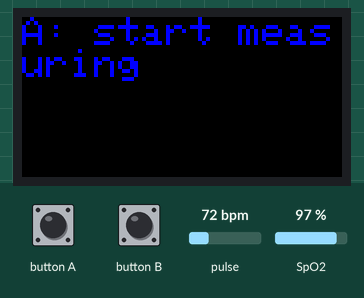
A program run on a simulated ESP32. On the bench: 160×80 colour display. The inputs (shaded band) are chosen by the test bench; at power-on: pulse 72 bpm, SpO2 97 %. What the program prints to the serial monitor is not drawn.

Above: at 1.3 s.
1.4 s: button A pressed for 0.15 s
At 2.6 s:
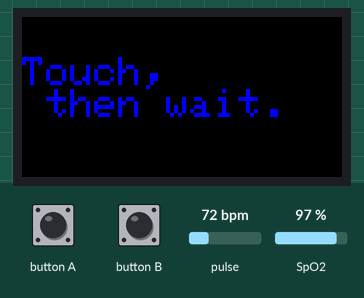
4.5 s: pulse set to 42 bpm
At 5.7 s:
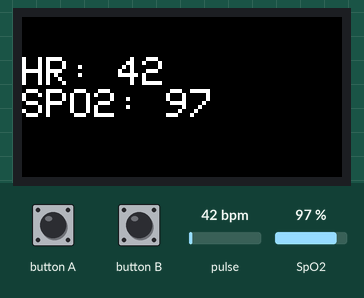
6.0 s: SpO2 set to 80 %
At 7.0 s:
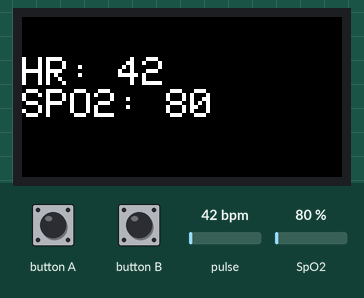
7.5 s: pulse set to 70 bpm
At 8.2 s:
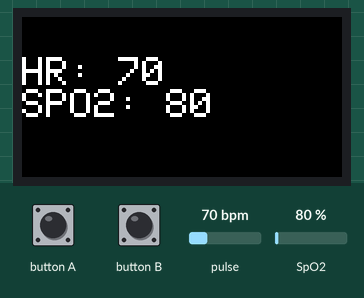
9.0 s: SpO2 set to 85 %
At 9.4 s:
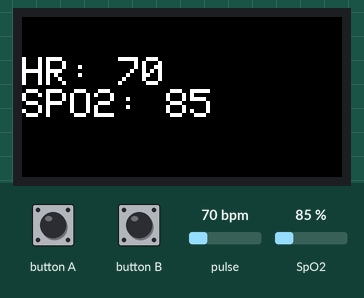
Timing chart, 0 to 11.5 s (numbered marks = the images above; inputs shaded):
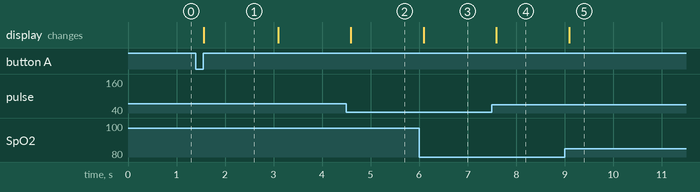

Measured:
- after the input at 1.4 s, the display: changes after 0.16 s (image 1)
- after the input at 4.5 s, the display: changes after 0.09 s (image 2)
- after the input at 6.0 s, the display: changes after 0.09 s (image 3)
- after the input at 7.5 s, the display: changes after 0.09 s (image 4)
- after the input at 9.0 s, the display: changes after 0.09 s (image 5)
- what the display in image 1 shows lasts 1.5 s, from 1.6 s to 3.1 s

The program:

main.cpp
```cpp
#include <M5StickC.h>
#include <MAX30105.h>
#include "spo2_algorithm.h"


MAX30105 particleSensor;

uint32_t irBuffer[50]; //infrared LED sensor data
uint32_t redBuffer[50];  //red LED sensor data

int32_t bufferLength; //data length
int32_t spo2; //SPO2 value
int8_t validSPO2; //indicator to show if the SPO2 calculation is valid
int32_t heartRate; //heart rate value
int8_t validHeartRate; //indicator to show if the heart rate calculation is valid

bool doStart = false; // flag true if sensing should be started

void startSense();
void printToDisplay();

void setup() {
  // put your setup code here, to run once:
  Serial.begin(115200); // to PC via USB

  M5.begin();
  M5.Lcd.setRotation(3);
  M5.Lcd.setTextSize(2);

  if (!particleSensor.begin(Wire, I2C_SPEED_FAST)) //Use default I2C port, 400kHz speed
  {
    M5.Lcd.setTextColor(RED);
    M5.Lcd.println("MAX30105 was not found. Please check wiring/power.");
    while (1);
  }
  M5.Lcd.setTextColor(BLUE);
  particleSensor.shutDown();
  M5.Lcd.println("A: start measuring");
}

void loop() {
  // put your main code here, to run repeatedly:
    M5.update();
  if (doStart) {
    startSense();
  }
  if (M5.BtnA.wasReleased()) {
    particleSensor.begin(Wire, I2C_SPEED_FAST);

    M5.Lcd.fillScreen(TFT_BLACK);
    M5.Lcd.setCursor(0,20);
    M5.Lcd.println("Touch,\n then wait.");

    doStart = true;
  }
}

void startSense()
{
  byte ledBrightness = 55; //Options: 0=Off to 255=50mA
  byte sampleAverage = 4; //Options: 1, 2, 4, 8, 16, 32
  byte ledMode = 2; //Options: 1 = Red only, 2 = Red + IR, 3 = Red + IR + Green
  int sampleRate = 200; //Options: 50, 100, 200, 400, 800, 1000, 1600, 3200
  int pulseWidth = 411; //Options: 69, 118, 215, 411
  int adcRange = 4096; //Options: 2048, 4096, 8192, 16384

  particleSensor.setup(ledBrightness, sampleAverage, ledMode, sampleRate, pulseWidth, adcRange); //Configure sensor with these settings

  bufferLength = 50; //buffer length of 50 stores 4 seconds of samples running at 25sps

  //read the first 50 samples, and determine the signal range
  for (byte i = 0 ; i < bufferLength ; i++)
  {
    while (particleSensor.available() == false) //do we have new data?
      particleSensor.check(); //Check the sensor for new data

    redBuffer[i] = particleSensor.getRed();
    irBuffer[i] = particleSensor.getIR();
    particleSensor.nextSample(); //We're finished with this sample so move to next sample

  //  Serial.print("red="); Serial.print(redBuffer[i], DEC);
  //  Serial.print(", ir=");  Serial.println(irBuffer[i], DEC);
  }

  //calculate heart rate and SpO2 after first 50 samples (first 4 seconds of samples)
  maxim_heart_rate_and_oxygen_saturation(irBuffer, bufferLength, redBuffer, &spo2, &validSPO2, &heartRate, &validHeartRate);

  //Continuously taking samples from MAX30102. Heart rate and SpO2 are calculated every 1 second
  while (1)
  {
    //dumping the first 25 sets of samples in the memory and shift the last 75 sets of samples to the top
    for (byte i = 25; i < bufferLength; i++)
    {
      redBuffer[i - 25] = redBuffer[i];
      irBuffer[i - 25] = irBuffer[i];
    }

    //take 25 sets of samples before calculating the heart rate.
    for (byte i = 25; i < bufferLength; i++)
    {
      while (particleSensor.available() == false) //do we have new data?
        particleSensor.check(); //Check the sensor for new data

      redBuffer[i] = particleSensor.getRed();
      irBuffer[i] = particleSensor.getIR();
      particleSensor.nextSample(); //We're finished with this sample so move to next sample

      //send samples and calculation result to terminal program through UART
/*
      Serial.print("red="); Serial.print(redBuffer[i], DEC);
      Serial.print(", ir=");  Serial.print(irBuffer[i], DEC);

      Serial.print(", HR="); Serial.print(heartRate, DEC);
      Serial.print(", HRvalid="); Serial.print(validHeartRate, DEC);
      Serial.print(", SPO2="); Serial.print(spo2, DEC);
      Serial.print(", SPO2Valid="); Serial.println(validSPO2, DEC);
*/
 // For serial plotter
 //     Serial.println((float)irBuffer[i]/redBuffer[i], 4);
      Serial.println(redBuffer[i], DEC);
 //     Serial.print(",");  Serial.println(irBuffer[i], DEC);


    }

    maxim_heart_rate_and_oxygen_saturation(irBuffer, bufferLength, redBuffer, &spo2, &validSPO2, &heartRate, &validHeartRate);
    printToDisplay();
  }
}

void printToDisplay()
{
  //M5.Lcd.clear(BLACK);
  M5.Lcd.fillScreen(TFT_BLACK);
  M5.Lcd.setTextColor(WHITE);
  M5.Lcd.setTextSize(2);
  M5.Lcd.setCursor(0,20);

  if(validSPO2 && validHeartRate) {
    M5.Lcd.print("HR: "); M5.Lcd.println(heartRate, DEC);
    M5.Lcd.print("SPO2: "); M5.Lcd.println(spo2, DEC);
  } else {
    M5.Lcd.print("Not valid");
  }
}
```
